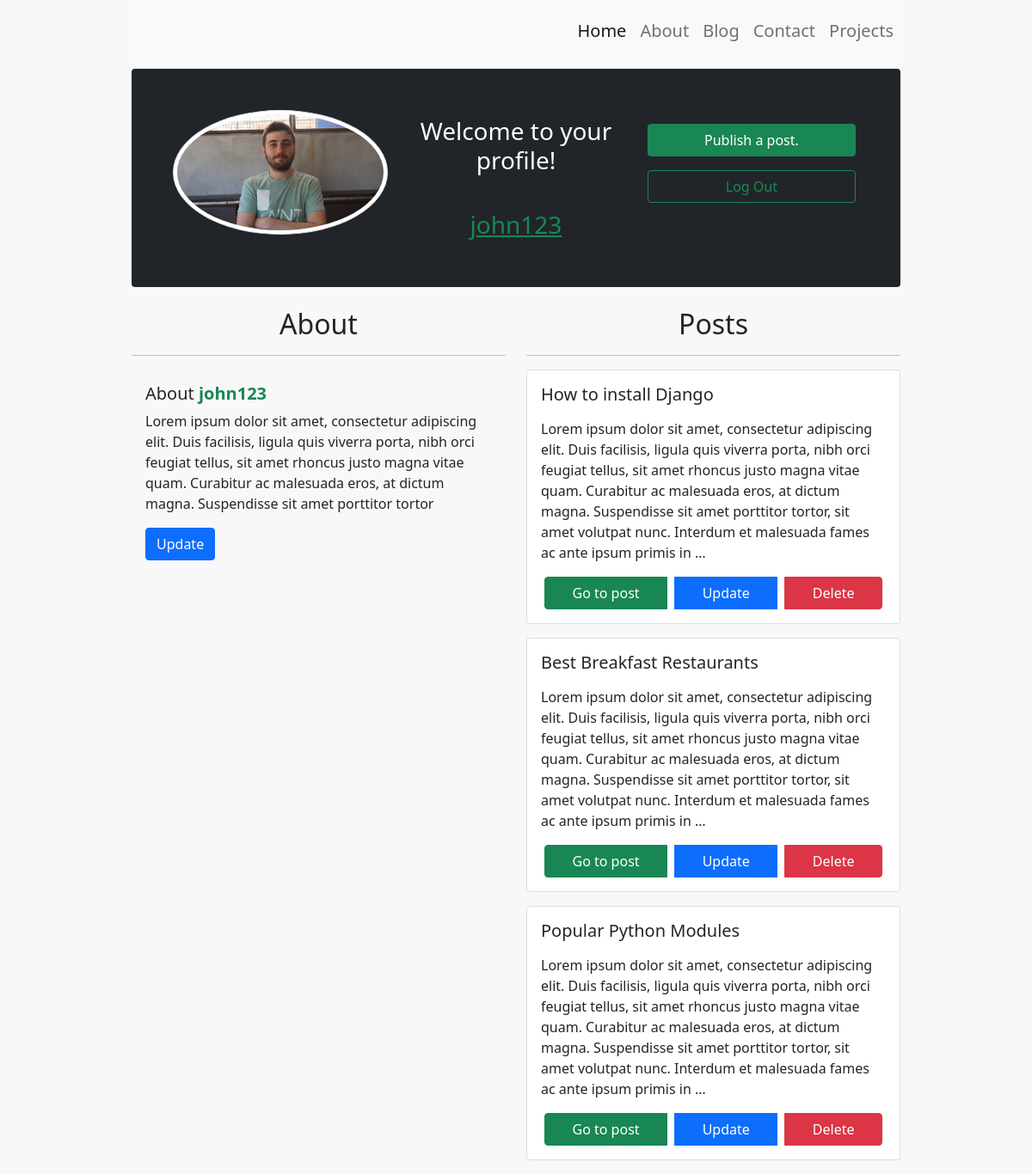
The app's page /blog/uber/profile (signed in) with its own data.
### account/models.py (models this page shows, shortened)
class AboutUser(models.Model):
	username = models.OneToOneField('auth.user',on_delete = models.CASCADE, blank=True, null = True)
	birth_day = models.DateField(null=True)
	about_user = models.TextField(max_length=250,blank=True,null=True)
	profile_pic = models.ImageField(null=True,blank=True)

### blog/models.py (models this page shows, shortened)
class Post(models.Model):
	title = models.CharField(max_length=200)
	tag = models.ForeignKey(Tag,on_delete=models.CASCADE,blank=True,null=True)
	author = models.ForeignKey('auth.user',on_delete = models.CASCADE, blank=True, null = True)
	banner_image = models.ImageField(null=True,blank=True)
	content = RichTextUploadingField(config_name = 'special')
	slug = models.SlugField(max_length=255, null= True,blank=True)
	pub_date = models.DateTimeField(auto_now_add = True, null=True)
	updated_date = models.DateTimeField(blank =True,null = True)

### blog/views.py (the view)
# urls.py: path('<str:username>/profile',views.ProfileView.as_view(),name="profile"),
class ProfileView(generic.View):
	template_name = 'blog/profile.html'
	def get(self,request,*args,username):
		context={}
		posts = Post.objects.filter(author__username = username)
		about = get_object_or_404(AboutUser,username__username=username)
		context['about'] = about
		if posts:
			context['posts'] = posts
		return render(request,self.template_name,context)

### blog/templates/blog/profile.html
{%extends 'base/base.html'%}
{%block content%}
{% if user.is_authenticated %}
<div class="p-4 p-md-5 mb-4 text-white rounded bg-dark">
    <div class="col-md-12 px-0">
        <div class="row">
            <div class="col-4 text-center">
                <img class="img-thumbnail  rounded-circle" src="/media/{{about.profile_pic}}">
            </div>
            <div class="col-4 text-center ">
                <h3 class="mt-2">Welcome to your profile!<br><br>
                    <h3 class="text-success text-underline"><u>{{user.username}}</u></h3>
                </h3>
            </div>
            <div class="col-4">
                <div class="row  mb-4  ">
                    <div class="jumbotron d-flex justify-content-center w-100 align-self-center flex-wrap ">
                        <a class="btn btn-success mx-1  my-3 w-100" href="{%url 'blog:publish_post'%}">Publish a post.</a>
                        <a class="btn btn-outline-success mx-1 w-100 " href="{%url 'logout'%}">Log Out</a>
                    </div>
                </div>
            </div>
        </div>
    </div>
</div>
<div class="row">
    <div class="col-6">
        <h2 class="text-center">About</h2>
        <hr>
        <div class="">
            <div class="card-body">
                <h5 class="card-title">About <b class="text-success"> {{user.username}}</b></h5>
                <p class="card-text">{{about.about_user | safe}}</p>
                <a href="{%url 'account:about_update' about.id %}" class="btn btn-primary">Update</a>
            </div>
        </div>
    </div>
    <div class="col-6">
        <h2 class="text-center">Posts</h2>
        <hr>
        {% if posts%}
        {%for post in posts %}
        <div data-bs-spy="scroll" data-bs-target="#list-example" data-bs-offset="0" class="scrollspy-example" tabindex="0">
            <div class="card my-3">
                <div class="card-body">
                    <h5 class="card-title">{{post.title}}</h5>
                    <p class="card-text">{{post.content | safe | truncatewords:50 }}</p>
                    <div class="justify-content-end align-items-end d-flex">
                        <div class="btn-group w-100" role="group" aria-label="Blog">
                            <a href="{%url 'blog:article' post.slug %}" class="btn btn-success mx-1">Go to post</a>
                            <a href="{%url 'blog:update' post.slug %}" class="btn btn-primary mx-1">Update</a>
                            <a href="{%url 'blog:delete' post.pk %}" class="btn btn-danger mx-1">Delete</a>
                        </div>
                    </div>
                </div>
            </div>
        </div>
        {%endfor%}
        {%else%}
        <h3 class="text-center">It's so quiet here</h3>
        <a class="btn btn-success mx-1  my-3 w-100" href="{%url 'blog:publish_post'%}">Publish a post Now.</a>
        {%endif%}
    </div>
</div>
{%else%}
<script type="text/javascript">
$(window).on('load', function() {
    location.href = "{%url 'blog:blog' %}"
});
</script>
{%endif%}
{%endblock%}

### static/css/main.css (style rules this page uses)
body { background-color:#f8f8f8!important ; }
.col-4 { width: 33.33%; }
.col-6 { width: 50%; }

### records on screen
AboutUser: profile_pic (picture), about_user "Lorem ipsum dolor sit amet, consectetur adipiscing elit. Duis facilisis, ligula quis viverra porta, nibh orci feugiat tellus, sit amet rhoncus justo magna vitae quam. Curabitur ac malesuada eros, at dictum magna. Suspendisse sit amet porttitor tortor"
Post: title "How to install Django", content "Lorem ipsum dolor sit amet, consectetur adipiscing elit. Duis facilisis, ligula quis viverra porta, nibh orci feugiat tellus, sit amet rhoncus justo magna vitae quam. Curabitur ac malesuada eros, at dictum magna. Suspendisse sit amet porttitor tortor, sit amet volutpat nunc. Interdum et malesuada fames ac ante ipsum primis in …"
Post: title "Best Breakfast Restaurants", content "Lorem ipsum dolor sit amet, consectetur adipiscing elit. Duis facilisis, ligula quis viverra porta, nibh orci feugiat tellus, sit amet rhoncus justo magna vitae quam. Curabitur ac malesuada eros, at dictum magna. Suspendisse sit amet porttitor tortor, sit amet volutpat nunc. Interdum et malesuada fames ac ante ipsum primis in …"
Post: title "Popular Python Modules", content "Lorem ipsum dolor sit amet, consectetur adipiscing elit. Duis facilisis, ligula quis viverra porta, nibh orci feugiat tellus, sit amet rhoncus justo magna vitae quam. Curabitur ac malesuada eros, at dictum magna. Suspendisse sit amet porttitor tortor, sit amet volutpat nunc. Interdum et malesuada fames ac ante ipsum primis in …"

### other values on screen
{{ user.username }} "john123"
